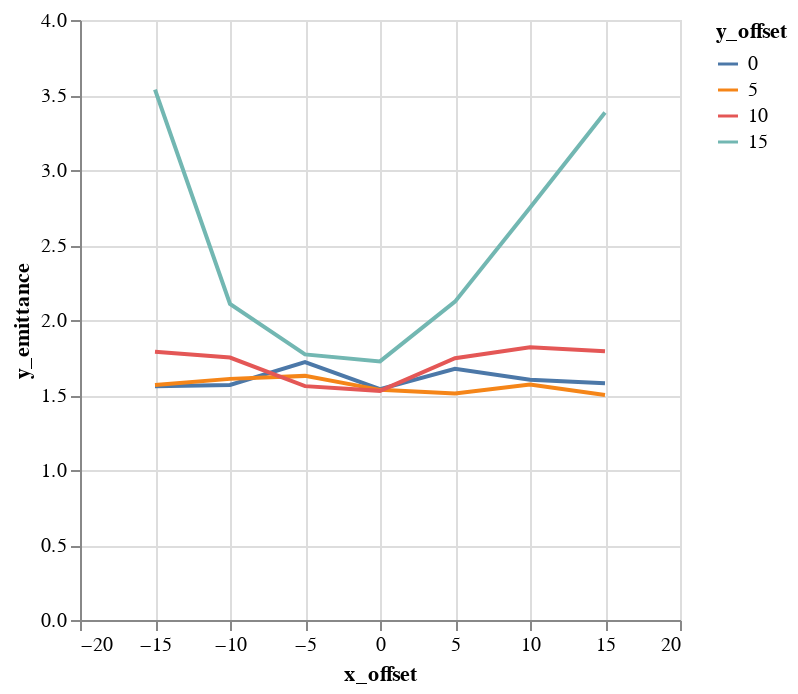

Notebook cell for this chart:
### Code cell
alt.Chart(emit_df).mark_line().encode(
    color='y_offset:N',
    x='x_offset',
    y='y_emittance',
)

### Figure 1 — Vega-Lite specification as saved in the notebook (floating-point values rounded to 4 significant figures)
{"$schema": "https://vega.github.io/schema/vega-lite/v1.2.1.json", "data": {"values": [{"losses": 163, "relbeta": 0.002308, "sourceID": 16777222, "sourceName": "x_-15_y_0", "x_emittance": 1.701, "x_emittance_rel": 1.049, "x_norm_emittance": 0.003926, "x_offset": -15, "y_emittance": 1.558, "y_emittance_rel": 0.9911, "y_norm_emittance": 0.003597, "y_offset": 0}, {"losses": 156, "relbeta": 0.002308, "sourceID": 16777229, "sourceName": "x_-15_y_5", "x_emittance": 1.574, "x_emittance_rel": 0.9878, "x_norm_emittance": 0.003632, "x_offset": -15, "y_emittance": 1.566, "y_emittance_rel": 0.9826, "y_norm_emittance": 0.003615, "y_offset": 5}, {"losses": 155, "relbeta": 0.002308, "sourceID": 16777236, "sourceName": "x_-15_y_10", "x_emittance": 2.163, "x_emittance_rel": 1.338, "x_norm_emittance": 0.004993, "x_offset": -15, "y_emittance": 1.788, "y_emittance_rel": 1.12, "y_norm_emittance": 0.004127, "y_offset": 10}, {"losses": 144, "relbeta": 0.002308, "sourceID": 16777243, "sourceName": "x_-15_y_15", "x_emittance": 2.842, "x_emittance_rel": 1.701, "x_norm_emittance": 0.006561, "x_offset": -15, "y_emittance": 3.536, "y_emittance_rel": 2.128, "y_norm_emittance": 0.008163, "y_offset": 15}, {"losses": 2, "relbeta": 0.002308, "sourceID": 16777220, "sourceName": "x_-10_y_0", "x_emittance": 1.708, "x_emittance_rel": 1.073, "x_norm_emittance": 0.003943, "x_offset": -10, "y_emittance": 1.567, "y_emittance_rel": 1.01, "y_norm_emittance": 0.003618, "y_offset": 0}, {"losses": 2, "relbeta": 0.002308, "sourceID": 16777227, "sourceName": "x_-10_y_5", "x_emittance": 1.699, "x_emittance_rel": 1.053, "x_norm_emittance": 0.003921, "x_offset": -10, "y_emittance": 1.608, "y_emittance_rel": 1.017, "y_norm_emittance": 0.003711, "y_offset": 5}, {"losses": 3, "relbeta": 0.002308, "sourceID": 16777234, "sourceName": "x_-10_y_10", "x_emittance": 1.688, "x_emittance_rel": 1.135, "x_norm_emittance": 0.003896, "x_offset": -10, "y_emittance": 1.75, "y_emittance_rel": 1.051, "y_norm_emittance": 0.00404, "y_offset": 10}, {"losses": 1, "relbeta": 0.002308, "sourceID": 16777241, "sourceName": "x_-10_y_15", "x_emittance": 2.001, "x_emittance_rel": 1.38, "x_norm_emittance": 0.00462, "x_offset": -10, "y_emittance": 2.107, "y_emittance_rel": 1.289, "y_norm_emittance": 0.004863, "y_offset": 15}, {"losses": 0, "relbeta": 0.002308, "sourceID": 16777218, "sourceName": "x_-5_y_0", "x_emittance": 1.68, "x_emittance_rel": 1.002, "x_norm_emittance": 0.003878, "x_offset": -5, "y_emittance": 1.72, "y_emittance_rel": 1.001, "y_norm_emittance": 0.00397, "y_offset": 0}, {"losses": 0, "relbeta": 0.002308, "sourceID": 16777225, "sourceName": "x_-5_y_5", "x_emittance": 1.527, "x_emittance_rel": 1.002, "x_norm_emittance": 0.003524, "x_offset": -5, "y_emittance": 1.627, "y_emittance_rel": 1.001, "y_norm_emittance": 0.003757, "y_offset": 5}, {"losses": 0, "relbeta": 0.002308, "sourceID": 16777232, "sourceName": "x_-5_y_10", "x_emittance": 1.538, "x_emittance_rel": 1.017, "x_norm_emittance": 0.00355, "x_offset": -5, "y_emittance": 1.559, "y_emittance_rel": 1.009, "y_norm_emittance": 0.003599, "y_offset": 10}, {"losses": 0, "relbeta": 0.002308, "sourceID": 16777239, "sourceName": "x_-5_y_15", "x_emittance": 1.912, "x_emittance_rel": 1.13, "x_norm_emittance": 0.004414, "x_offset": -5, "y_emittance": 1.771, "y_emittance_rel": 1.177, "y_norm_emittance": 0.004088, "y_offset": 15}, {"losses": 0, "relbeta": 0.002308, "sourceID": 16777216, "sourceName": "x_0_y_0", "x_emittance": 1.544, "x_emittance_rel": 1.003, "x_norm_emittance": 0.003565, "x_offset": 0, "y_emittance": 1.538, "y_emittance_rel": 1.001, "y_norm_emittance": 0.003551, "y_offset": 0}, {"losses": 0, "relbeta": 0.002308, "sourceID": 16777223, "sourceName": "x_0_y_5", "x_emittance": 1.564, "x_emittance_rel": 1.015, "x_norm_emittance": 0.003609, "x_offset": 0, "y_emittance": 1.534, "y_emittance_rel": 0.9996, "y_norm_emittance": 0.003542, "y_offset": 5}, {"losses": 0, "relbeta": 0.002308, "sourceID": 16777230, "sourceName": "x_0_y_10", "x_emittance": 1.473, "x_emittance_rel": 1.05, "x_norm_emittance": 0.0034, "x_offset": 0, "y_emittance": 1.528, "y_emittance_rel": 1.035, "y_norm_emittance": 0.003526, "y_offset": 10}, {"losses": 0, "relbeta": 0.002308, "sourceID": 16777237, "sourceName": "x_0_y_15", "x_emittance": 1.862, "x_emittance_rel": 1.053, "x_norm_emittance": 0.004299, "x_offset": 0, "y_emittance": 1.724, "y_emittance_rel": 1.069, "y_norm_emittance": 0.00398, "y_offset": 15}, {"losses": 0, "relbeta": 0.002308, "sourceID": 16777217, "sourceName": "x_5_y_0", "x_emittance": 1.555, "x_emittance_rel": 1.003, "x_norm_emittance": 0.003589, "x_offset": 5, "y_emittance": 1.674, "y_emittance_rel": 1.0, "y_norm_emittance": 0.003865, "y_offset": 0}, {"losses": 0, "relbeta": 0.002308, "sourceID": 16777224, "sourceName": "x_5_y_5", "x_emittance": 1.639, "x_emittance_rel": 1.023, "x_norm_emittance": 0.003784, "x_offset": 5, "y_emittance": 1.51, "y_emittance_rel": 1.024, "y_norm_emittance": 0.003485, "y_offset": 5}, {"losses": 0, "relbeta": 0.002308, "sourceID": 16777231, "sourceName": "x_5_y_10", "x_emittance": 1.564, "x_emittance_rel": 1.069, "x_norm_emittance": 0.003609, "x_offset": 5, "y_emittance": 1.746, "y_emittance_rel": 1.095, "y_norm_emittance": 0.00403, "y_offset": 10}, {"losses": 0, "relbeta": 0.002308, "sourceID": 16777238, "sourceName": "x_5_y_15", "x_emittance": 2.025, "x_emittance_rel": 1.267, "x_norm_emittance": 0.004675, "x_offset": 5, "y_emittance": 2.122, "y_emittance_rel": 1.348, "y_norm_emittance": 0.004899, "y_offset": 15}, {"losses": 0, "relbeta": 0.002308, "sourceID": 16777219, "sourceName": "x_10_y_0", "x_emittance": 1.581, "x_emittance_rel": 1.041, "x_norm_emittance": 0.00365, "x_offset": 10, "y_emittance": 1.601, "y_emittance_rel": 1.001, "y_norm_emittance": 0.003696, "y_offset": 0}, {"losses": 0, "relbeta": 0.002308, "sourceID": 16777226, "sourceName": "x_10_y_5", "x_emittance": 1.509, "x_emittance_rel": 1.042, "x_norm_emittance": 0.003484, "x_offset": 10, "y_emittance": 1.569, "y_emittance_rel": 1.042, "y_norm_emittance": 0.003623, "y_offset": 5}, {"losses": 0, "relbeta": 0.002308, "sourceID": 16777233, "sourceName": "x_10_y_10", "x_emittance": 1.944, "x_emittance_rel": 1.116, "x_norm_emittance": 0.004488, "x_offset": 10, "y_emittance": 1.819, "y_emittance_rel": 1.128, "y_norm_emittance": 0.004198, "y_offset": 10}, {"losses": 0, "relbeta": 0.002308, "sourceID": 16777240, "sourceName": "x_10_y_15", "x_emittance": 2.657, "x_emittance_rel": 1.689, "x_norm_emittance": 0.006133, "x_offset": 10, "y_emittance": 2.748, "y_emittance_rel": 1.818, "y_norm_emittance": 0.006343, "y_offset": 15}, {"losses": 0, "relbeta": 0.002308, "sourceID": 16777221, "sourceName": "x_15_y_0", "x_emittance": 2.106, "x_emittance_rel": 1.405, "x_norm_emittance": 0.004861, "x_offset": 15, "y_emittance": 1.579, "y_emittance_rel": 1.001, "y_norm_emittance": 0.003645, "y_offset": 0}, {"losses": 1, "relbeta": 0.002308, "sourceID": 16777228, "sourceName": "x_15_y_5", "x_emittance": 2.025, "x_emittance_rel": 1.288, "x_norm_emittance": 0.004674, "x_offset": 15, "y_emittance": 1.5, "y_emittance_rel": 1.01, "y_norm_emittance": 0.003462, "y_offset": 5}, {"losses": 0, "relbeta": 0.002308, "sourceID": 16777235, "sourceName": "x_15_y_10", "x_emittance": 1.966, "x_emittance_rel": 1.212, "x_norm_emittance": 0.004539, "x_offset": 15, "y_emittance": 1.791, "y_emittance_rel": 1.108, "y_norm_emittance": 0.004134, "y_offset": 10}, {"losses": 0, "relbeta": 0.002308, "sourceID": 16777242, "sourceName": "x_15_y_15", "x_emittance": 2.766, "x_emittance_rel": 1.826, "x_norm_emittance": 0.006386, "x_offset": 15, "y_emittance": 3.384, "y_emittance_rel": 2.132, "y_norm_emittance": 0.007812, "y_offset": 15}]}, "encoding": {"color": {"field": "y_offset", "type": "nominal"}, "x": {"field": "x_offset", "type": "quantitative"}, "y": {"field": "y_emittance", "type": "quantitative"}}, "mark": "line"}
